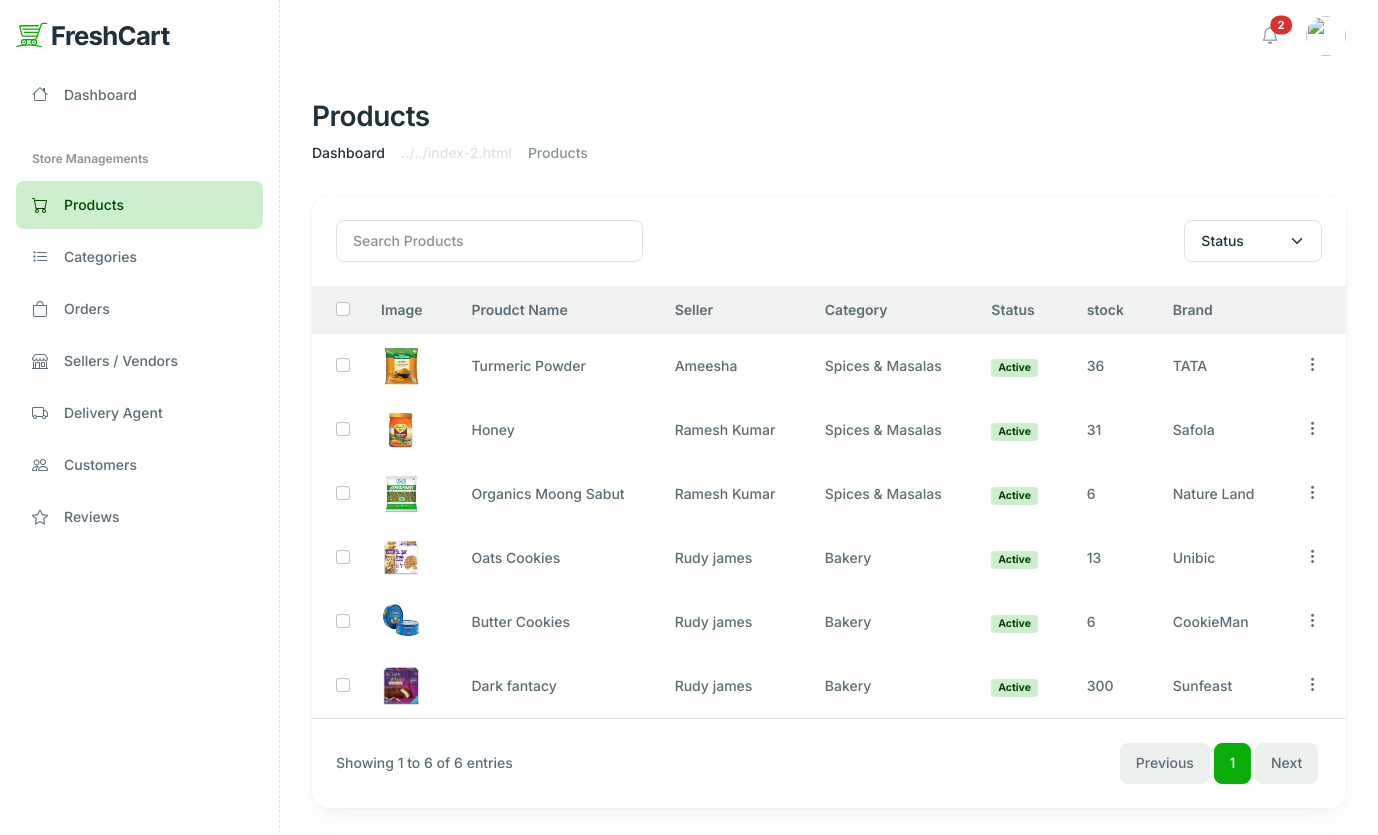
Page /administrator/products_list/ on the committed database.
### seller/models.py (models this page shows, shortened)
class Product(models.Model):
    name = models.CharField(max_length=255)
    description = models.TextField(blank=True, null=True)
    category = models.ForeignKey(Category, on_delete=models.CASCADE, related_name="products")
    stock = models.PositiveIntegerField(default=0)
    product_code = models.CharField(max_length=100, unique=True)
    availability = models.BooleanField(default=True)
    brand = models.CharField(max_length=255, blank=True, null=True)
    manufacturing_date = models.DateField(blank=True, null=True)
    ingredients_used = models.TextField(blank=True, null=True)
    is_veg = models.BooleanField(default=True)
    vendor = models.ForeignKey(User, on_delete=models.CASCADE, related_name="products",
                               limit_choices_to={'rights': 'seller'})

class ProductImage(models.Model):
    product = models.ForeignKey(Product, on_delete=models.CASCADE, related_name="images")
    image = models.ImageField(upload_to='product_images/')

### administrator/models.py (models this page shows, shortened)
class User(models.Model):
    name = models.CharField(max_length=255)
    email = models.EmailField(unique=True)
    password = models.CharField(max_length=255)
    approved = models.BooleanField(default=True)
    phone_no = models.CharField(max_length=15, unique=True)
    rights = models.CharField(
        max_length=50,
        choices=[('admin', 'Admin'), ('seller', 'Seller'), ('customer', 'Customer'), ('delivery', 'Delivery')],
        default='customer'
    )
    created_at = models.DateTimeField(default=now, editable=False)
    photo = models.ImageField(upload_to='user_photos/', blank=True, null=True)

class Category(models.Model):
    name = models.CharField(max_length=255, unique=True)
    icon = models.ImageField(upload_to='category_icons/', blank=True, null=True)
    product_status = models.BooleanField(default=True)

### administrator/views.py (the view)
# urls.py: path('products_list/', products_list, name="products_list"),
def products_list(request):
    products = Product.objects.all()
    paginator = Paginator(products, 12)
    page_number = request.GET.get('page')
    page_obj = paginator.get_page(page_number)
    return render(request, 'administrator/products.html', {'products': page_obj,'page_obj':page_obj, 'current_page':2,})

### customer/context_processors.py (called while the page is built, shortened)
def common_data(request):
    login = "userid" in request.session
    user = None
    cart_items = []
    cart_total = 0
    cart_count = 0
    like_count = 0
    categories = []
    return {
        "login": login,
        "user": user,
        "cart_items": cart_items,
        'cart_total':cart_total,
        'cart_count' : cart_count,
        'like_count' : like_count,
        'categories' : categories,
    }

### administrator/templates/administrator/products.html (shortened to what this page needs)
{% extends 'administrator/baseDash.html' %}
      {% block content %}
      {% load static %}
  <main class="main-content-wrapper">
   <div class="container">
      <div class="row mb-8">
         <div class="col-md-12">
            <div class="d-md-flex justify-content-between align-items-center">
               <div>
                  <h2>Products</h2>
                  <nav aria-label="breadcrumb">
                     <ol class="breadcrumb mb-0">
                        <li class="breadcrumb-item"><a href="#" class="text-inherit">Dashboard</a></li>
                        <li class="breadcrumb-item active" aria-current="page">Products</li>
                     </ol>
                  </nav>
               </div>
            </div>
         </div>
      </div>
      <div class="row">
         <div class="col-xl-12 col-12 mb-5">
            <div class="card h-100 card-lg">
               <div class="px-6 py-6">
                  <div class="row justify-content-between">
                     <div class="col-lg-4 col-md-6 col-12 mb-2 mb-lg-0">
                        <form class="d-flex" role="search">
                           <input class="form-control" type="search" placeholder="Search Products" aria-label="Search" />
                        </form>
                     </div>
                     <div class="col-lg-2 col-md-4 col-12">
                        <select class="form-select">
                           <option selected>Status</option>
                        </select>
                     </div>
                  </div>
               </div>
               <div class="card-body p-0">
                  <div class="table-responsive">
                     <table class="table table-centered table-hover text-nowrap table-borderless mb-0 table-with-checkbox">
                        <thead class="bg-light">
                           <tr>
                              <th>
                                 <div class="form-check">
                                    <input class="form-check-input" type="checkbox" value="" id="checkAll" />
                                 </div>
                              </th>
                              <th>Image</th>
                              <th>Proudct Name</th>
                              <th>Seller</th>
                              <th>Category</th>
                              <th>Status</th>
                              <th>stock</th>
                              <th>Brand</th>
                              <th></th>
                           </tr>
                        </thead>
                        <tbody>
                           {% for product in products %}
                           <tr>
                              <td>
                                 <div class="form-check">
                                    <input class="form-check-input" type="checkbox" value="" id="productOne" />
                                 </div>
                              </td>
                              <td>
                               {% for image in product.images.all %}
                               {% if forloop.first %}
                               <a href="#!"><img src="{{ image.image.url }}" alt="" class="icon-shape icon-md" /></a>
                               {% endif %}
                               {% endfor %}
                              </td>
                              <td><a href="#" class="text-reset">{{ product.name }}</a></td>
                              <td>{{ product.vendor.name }}</td>
                              <td>{{ product.category.name }}</td>
                              <td>
                                 {% if product.availability and product.stock %}
                                 <span class="badge bg-light-primary text-dark-primary">Active</span>
                                 {% else %}
                                 <span class="badge bg-light-danger text-dark-danger">Inactive</span>
                                 {% endif %}
                              </td>
                              <td>{{ product.stock }}</td>
                              <td>{{ product.brand }}
                              </td>
                              <td>
                                 <div class="dropdown">
                                    <a href="#" class="text-reset" data-bs-toggle="dropdown" aria-expanded="false">
                                       <i class="feather-icon icon-more-vertical fs-5"></i>
                                    </a>
                                 </div>
                              </td>
                           </tr>
                           {% endfor %}
                        </tbody>
                     </table>
                  </div>
                           <div class="border-top d-flex justify-content-between align-items-md-center px-6 py-6 flex-md-row flex-column gap-4">
                              <span>Showing {{ page_obj.start_index }} to {{ page_obj.end_index }} of {{ page_obj.paginator.count }} entries</span>
                              <nav>
                                 <ul class="pagination mb-0">
                                    {% if page_obj.has_previous %}
                                       <li class="page-item"><a class="page-link" href="?page={{ page_obj.previous_page_number }}">Previous</a></li>
                                    {% else %}
                                       <li class="page-item disabled"><a class="page-link" href="#">Previous</a></li>
                                    {% endif %}
                                    {% for num in page_obj.paginator.page_range %}
                                       {% if page_obj.number == num %}
                                          <li class="page-item active"><a class="page-link" href="#">{{ num }}</a></li>
                                       {% else %}
                                          <li class="page-item"><a class="page-link" href="?page={{ num }}">{{ num }}</a></li>
                                       {% endif %}
                                    {% endfor %}
                                    {% if page_obj.has_next %}
                                       <li class="page-item"><a class="page-link" href="?page={{ page_obj.next_page_number }}">Next</a></li>
                                    {% else %}
                                       <li class="page-item disabled"><a class="page-link" href="#">Next</a></li>
                                    {% endif %}
                                 </ul>
                              </nav>
                           </div>
               </div>
            </div>
         </div>
      </div>
   </div>
</main>
    {% endblock %}

### rows in the picture
Product: name "Turmeric Powder", vendor.name "Ameesha", category.name "Spices & Masalas", availability "Active", stock "36", brand "TATA"
ProductImage: image (picture)
Product: name "Honey", vendor.name "Ramesh Kumar", category.name "Spices & Masalas", availability "Active", stock "31", brand "Safola"
ProductImage: image (picture)
Product: name "Organics Moong Sabut", vendor.name "Ramesh Kumar", category.name "Spices & Masalas", availability "Active", stock "6", brand "Nature Land"
ProductImage: image (picture)
Product: name "Oats Cookies", vendor.name "Rudy james", category.name "Bakery", availability "Active", stock "13", brand "Unibic"
ProductImage: image (picture)
Product: name "Butter Cookies", vendor.name "Rudy james", category.name "Bakery", availability "Active", stock "6", brand "CookieMan"
ProductImage: image (picture)
Product: name "Dark fantacy", vendor.name "Rudy james", category.name "Bakery", availability "Active", stock "300", brand "Sunfeast"
ProductImage: image (picture)

### other values in the picture
{{ page_obj.start_index }} "1"
{{ page_obj.end_index }} "6"
{{ page_obj.paginator.count }} "6"
{{ num }} "1"
